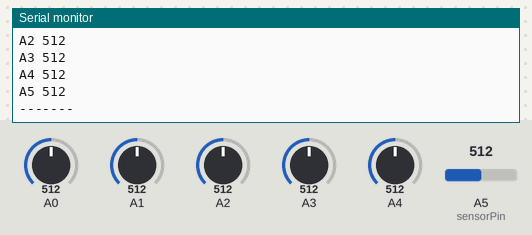
A sketch run on a simulated Arduino Uno, built with avr-gcc and run on an emulated ATmega328P. On the bench: the last lines printed to the serial monitor. The inputs (shaded band) are chosen by the test bench; at power-on: A0 = 512, A1 = 512, A2 = 512, A3 = 512, A4 = 512, A5 (sensorPin) = 512.

Above: at 1.2 s.
1.3 s: A0 set to 716
2.8 s: A1 set to 716
4.3 s: A2 set to 716
5.8 s: A3 set to 716
7.3 s: A4 set to 716
At 8.2 s:
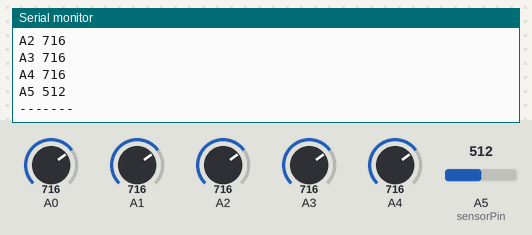
8.8 s: A5 (sensorPin) set to 716
At 10.2 s:
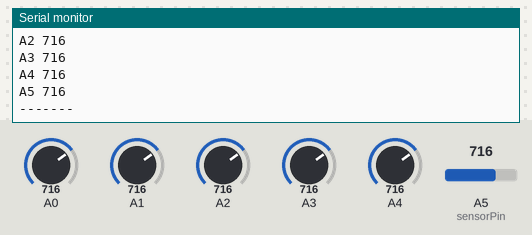
Timing chart, 0 to 11.3 s (numbered marks = the images above; inputs shaded):
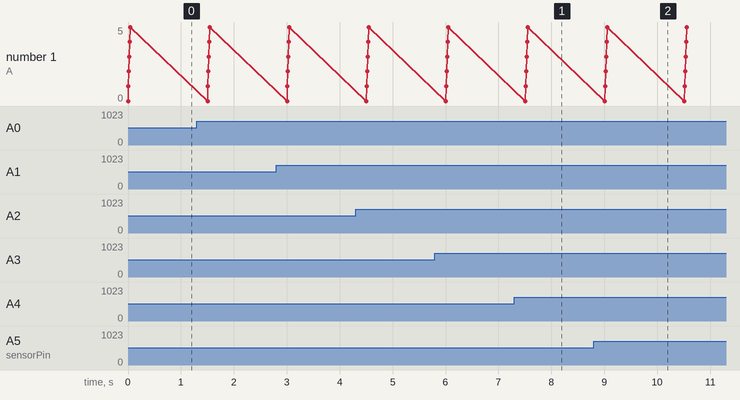

The sketch:

BareMinimum.ino
```cpp
int sensorPin = A5; //analog pin 0

void setup(){
  Serial.begin(9600);
}

int measure(){}
void loop(){
  int val = analogRead(sensorPin);
//  Serial.println(val);


  val = analogRead(A0);
  Serial.print("A0 ");
  Serial.println(val);
  val = analogRead(A1);
  Serial.print("A1 ");
  Serial.println(val);
  val = analogRead(A2);
  Serial.print("A2 ");
  Serial.println(val);
  val = analogRead(A3);
  Serial.print("A3 ");
  Serial.println(val);
  val = analogRead(A4);
  Serial.print("A4 ");
  Serial.println(val);
  val = analogRead(A5);
  Serial.print("A5 ");
  Serial.println(val);
    Serial.println("-------");
  //just to slow down the output - remove if trying to catch an object passing by
  delay(1500);

}
```

Measured:
- after the input at 7.3 s, the serial monitor: prints a new line after 0.24 s (image 1)
- after the input at 8.8 s, the serial monitor: prints a new line after 0.25 s (image 2)
